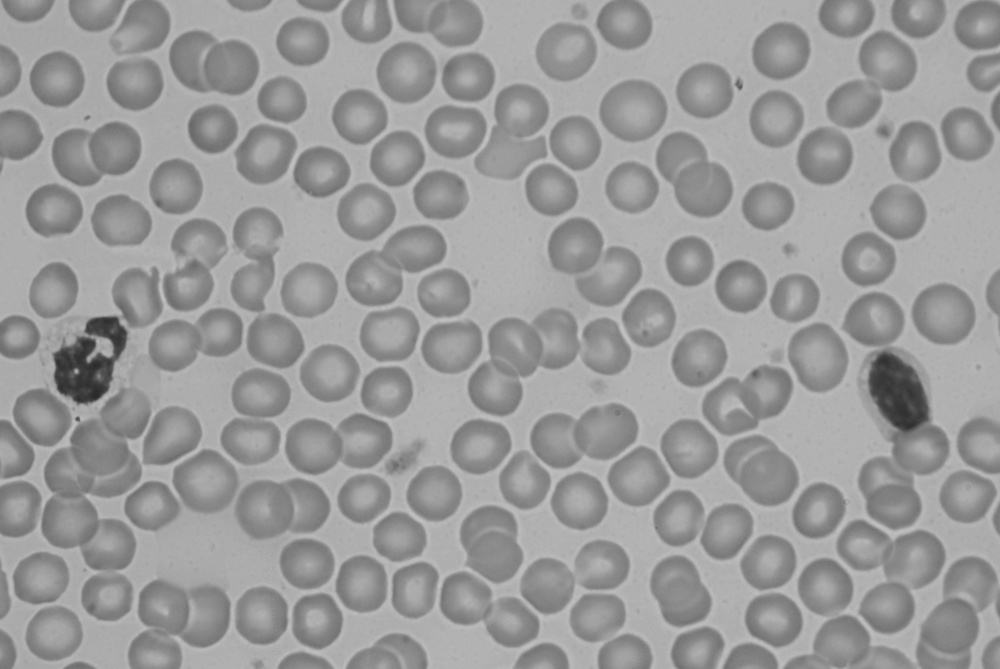
#> input picture HW6_Registeration and Segmentation/1_Hough transform for segmentation/CBC.jpg, 1000 x 669 px, shrunk from 3872 x 2592 before the run
$ python Codes.py
#> lines starting #> are read from the running program, lines starting #| are printed output that depends on the picture
import numpy as np
import matplotlib.pyplot as plt
import cv2 as cv
######################## Part C ######################
img = cv.imread('CBC.jpg', 0) #read image in "gray"
#> img is the input picture: shape (669, 1000); min 41, max 193, mean 154.4
edge = cv.Canny(img,20,40) # edge detection by applying Canny filter
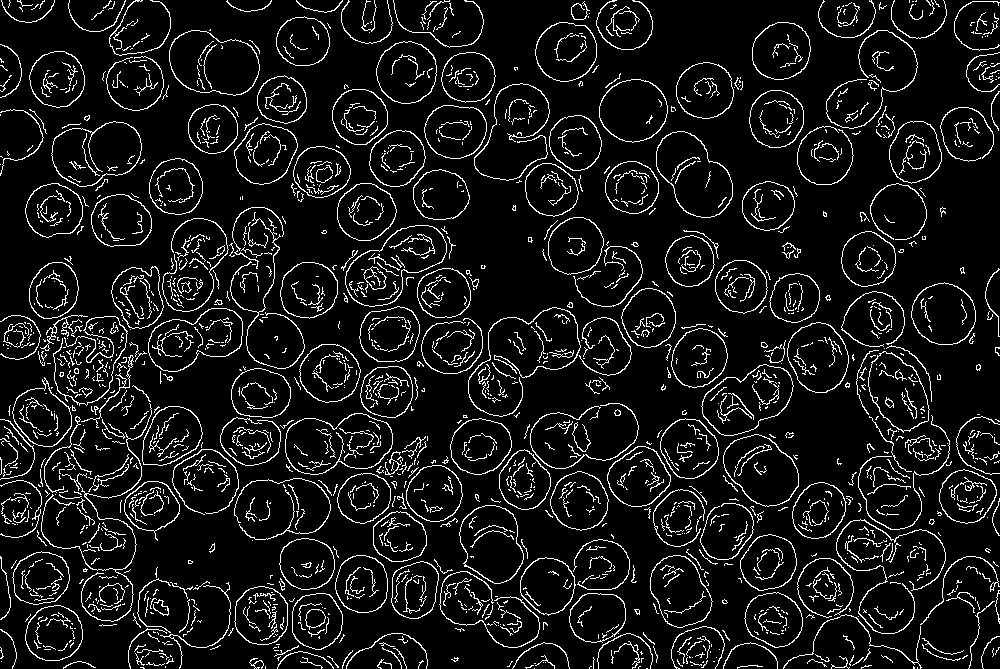
#> edge: shape (669, 1000); 8.7% white in thin lines or dots

plt.figure(1)
plt.imshow(edge, cmap='gray'), plt.title('detected edges'), plt.axis(False)
plt.savefig('detected edges.png')
plt.show()
######################## Part D ######################
# input image in cv.HoughCircles must be gray
circles = cv.HoughCircles(img, cv.HOUGH_GRADIENT, dp = 0.75,
                        minDist=130, param1=40, param2=20, minRadius=70, maxRadius=160)
#> circles = 29 rows, first 8: [238.5, 476.5, 157.2], [219.5, 300.5, 159.4], [458.5, 306.5, 159.4], [618.5, 503.5, 159.4], [826.5, 497.5, 157.2], [626.5, 323.5, 159.4], [506.5, 437.5, 159.4], [374.5, 420.5, 157.2]

j = circles.shape
#> j = (1, 29, 3)
print('number of detected circles:',j[1])
#| number of detected circles: 29

# to draw colored circle on main image, it should be colored too
img_colored = cv.cvtColor(img,cv.COLOR_GRAY2BGR)

if circles is not None:
    # center & radius of circles must be integer in "cv.circle" function and they need 16 bit memory
    circles = np.uint16(np.around(circles))
#> circles = 29 rows, first 8: [238, 476, 157], [220, 300, 159], [458, 306, 159], [618, 504, 159], [826, 498, 157], [626, 324, 159], [506, 438, 159], [374, 420, 157]

    for i in circles[0, :]:
        center = (i[0], i[1])
        radius = i[2]
        cv.circle(img_colored, center, radius, (0, 255, 0), 5) # draw the outer circle
        cv.circle(img_colored, center, 1, (0, 0, 255), 5) # draw the center of the circle
#> this loop made 29 passes
#> (center, radius) on passes 1 to 12: ((238, 476), 157), ((220, 300), 159), ((458, 306), 159), ((618, 504), 159), ((826, 498), 157), ((626, 324), 159), ((506, 438), 159), ((374, 420), 157), ((768, 242), 159), ((746, 388), 152), ((286, 154), 159), ((542, 198), 157)
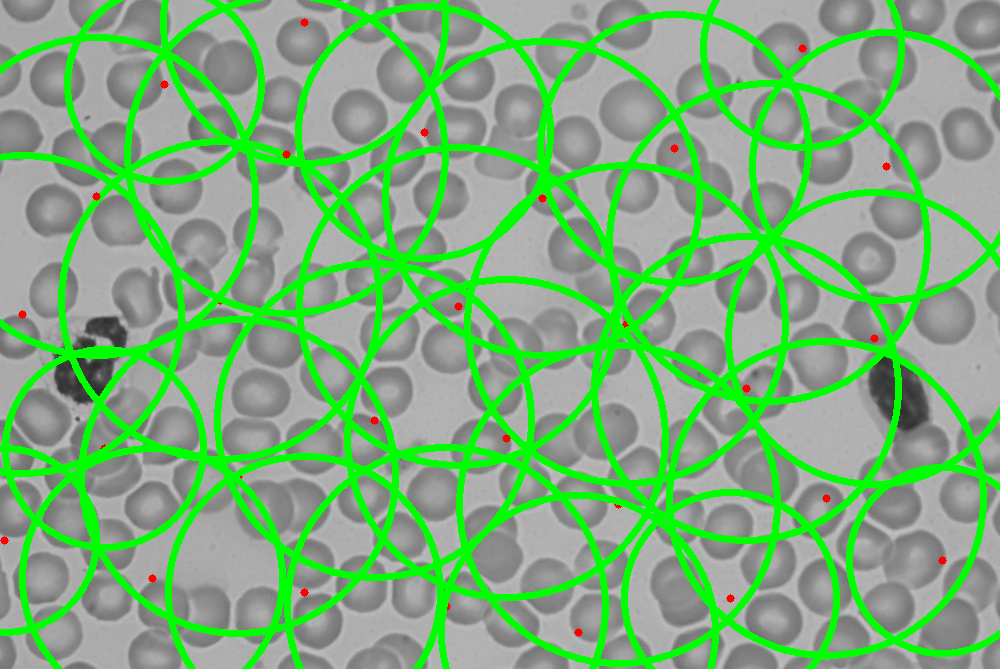
#> img_colored: shape (669, 1000, 3); mean B, G, R 122.9, 175.1, 123.3

cv.imshow("detected circles", img_colored)
if cv.waitKey(0) == ord("s"):
#> (key Esc is pressed here)
    cv.imwrite('detected circles.png',img_colored)
cv.destroyAllWindows
